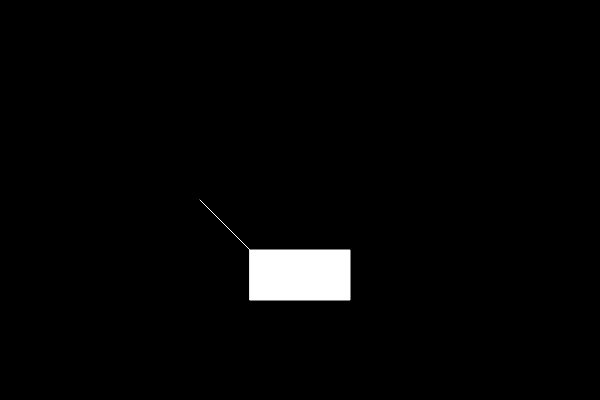
Frame 1 (no input)
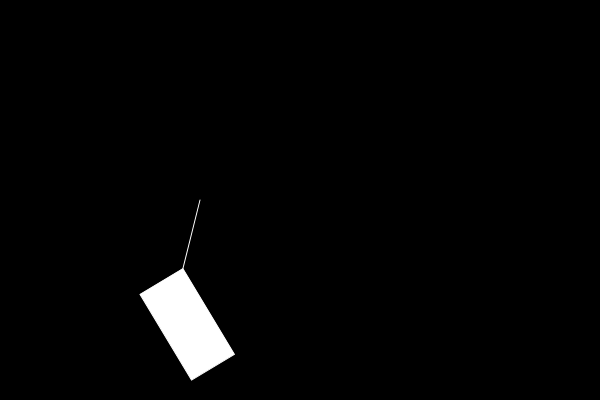
Frame 60 (no input)
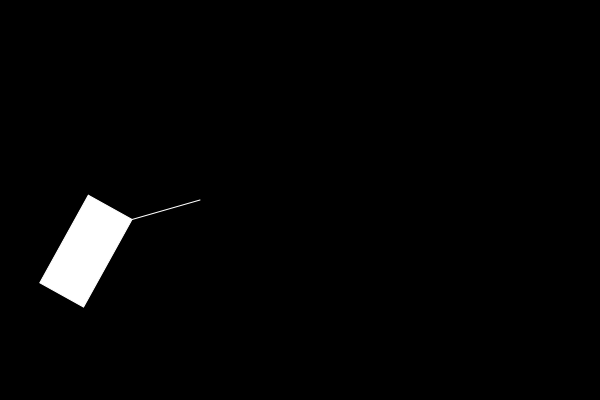
Frame 120 (the mouse pressed at the canvas centre since frame 60)

The p5.js sketch that drew these frames (run headless with seeded random() and noise() and a simulated clock; from frame 60 on, the mouse is pressed at the canvas centre):

// p5.js sketch
// ── sketch.js
let angle = 0;

function setup() {
  createCanvas(600, 400);
  angleMode(DEGREES);
  //noStroke();
  //noLoop();
}

function draw() {
  background(0);
  //strokeWeight(4);
  //stroke(255);
  //noFill();
  translate(200, 200);
  rotate(angle);
  stroke(255);
  line(0, 0, 50, 50);
  //line(0, 25, 100, 100);
  fill(255);
  rect(50, 50, 100, 50);

  angle = angle + 1;

}
